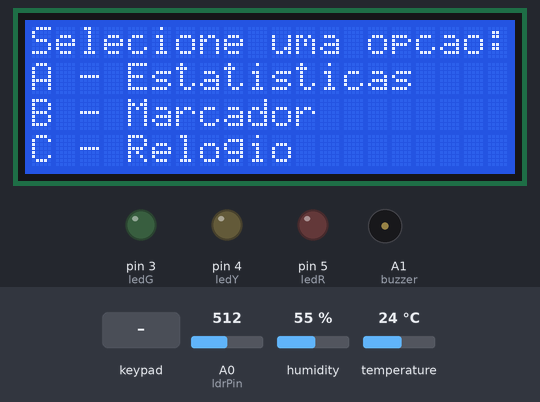
The sketch below on a simulated Arduino Uno, built with avr-gcc and run on an emulated ATmega328P. Shown: 20×4 character LCD, output pins drawn as LEDs (lit = HIGH), buzzer (waves = sounding, pin HIGH). Inputs (shaded band) come from the test bench; at power-on: A0 (ldrPin) = 512, humidity 55 %, temperature 24 °C. The local clock reads 2024-03-15 10:24:30 at power-on unless the sketch sets it; what the sketch prints to the serial monitor is not drawn.

Above: at 9.3 s.
9.4 s: keypad keys 1 3 1 2 1 1 1 0 A pressed 0.4 s apart
At 9.8 s:
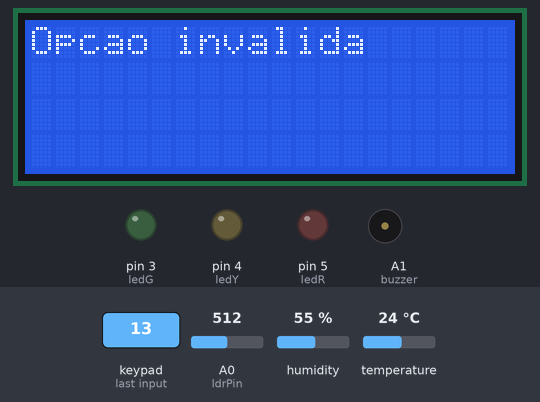
14.5 s: key 'B' pressed
At 16.2 s:
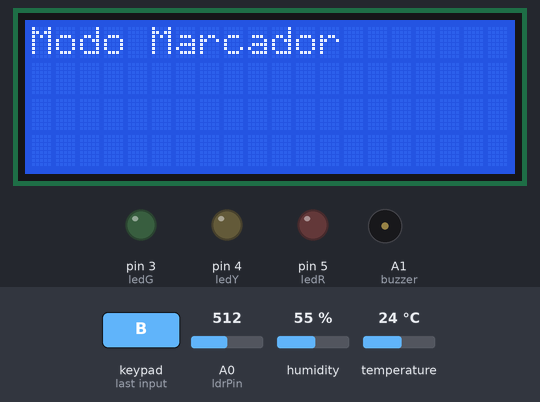
16.8 s: key 'C' pressed
At 17.9 s:
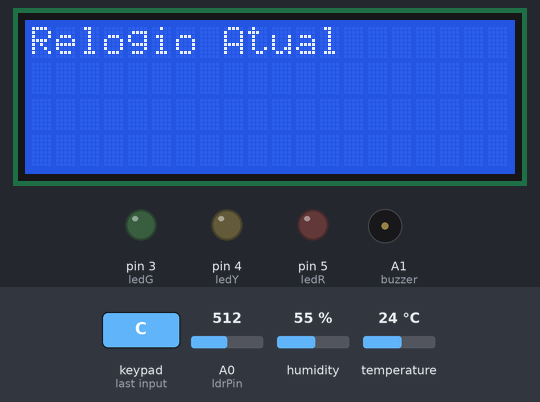
18.3 s: key 'A' pressed
At 19.0 s:
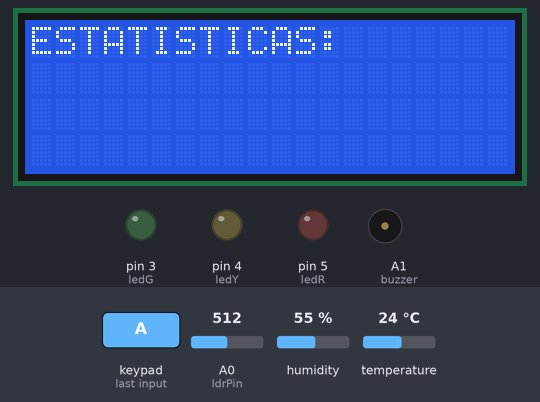
19.8 s: key '1' pressed
At 20.7 s:
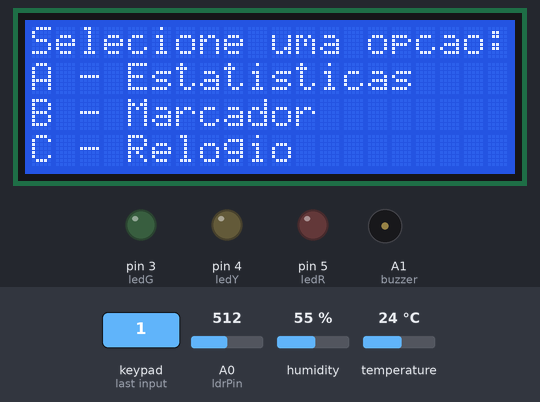
Timing chart, 0 to 22.8 s (numbered marks = the images above; inputs shaded):
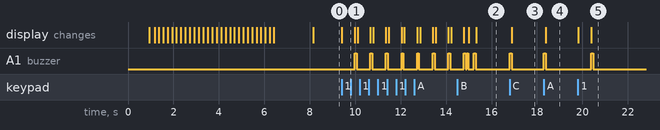

Measured:
- after the input at 9.4 s, A1 (buzzer): alternates HIGH for 0.08 s and LOW for 0.61 s, starting after 0.58 s; the display: changes at once (image 1)
- after the input at 14.5 s, the display: first differs from a run without the input after 0.82 s (image 2)
- after the input at 16.8 s, A1 (buzzer): LOW → HIGH at once, → LOW 0.08 s later; the display: changes after 0.10 s (image 3)
- after the input at 18.3 s, A1 (buzzer): LOW → HIGH at once, → LOW 0.08 s later; the display: changes after 0.10 s (image 4)
- after the input at 19.8 s, A1 (buzzer): LOW → HIGH after 0.59 s, → LOW 0.08 s later; the display: first changes at once (image 5 shows a later state)

The sketch:

sketchComentado.ino
```cpp
// ======================================================
//     SISTEMA DE MONITORAMENTO AMBIENTAL "APAP"
// ======================================================
// Leitura de sensores DHT22 (umidade e temperatura) e LDR (luminosidade),
// exibição em LCD I2C 20x4, armazenamento de alertas na EEPROM,
// navegação via teclado 4x4 e controle de LEDs e buzzer.
// ======================================================

#include <Wire.h>               // Comunicação I2C (RTC e LCD)
#include <RTClib.h>             // Biblioteca para manipular data/hora (RTC DS1307)
#include <DHT.h>                // Biblioteca para sensor DHT22 (temperatura/umidade)
#include <LiquidCrystal_I2C.h>  // Biblioteca para display LCD com interface I2C
#include <Keypad.h>             // Biblioteca para teclado matricial 4x4
#include <EEPROM.h>             // Biblioteca para memória EEPROM (armazenamento persistente)

// ======================================================
// CONFIGURAÇÕES DA EEPROM
// ======================================================

const int maxRecords = 100;       // Número máximo de registros que podem ser armazenados
const int recordSize = 8;         // Cada registro ocupa 8 bytes (timestamp, temp, umid, luz)
int startAddress = 0;             // Endereço inicial da EEPROM
int endAddress = maxRecords * recordSize; // Endereço final
int currentAddress = 0;           // Endereço atual de gravação
int oldAddress = 0;               // Endereço anterior (para controle de sobrescrita)

// ======================================================
// DEFINIÇÕES DE SISTEMA
// ======================================================

#define LOG_OPTION 1              // Ativa o modo de gravação de logs
#define SERIAL_OPTION 1           // Ativa saída serial
#define UTC_OFFSET -3             // Ajuste de fuso horário (Brasil)

// ======================================================
// CONFIGURAÇÃO DOS SENSORES E ATUADORES
// ======================================================

#define DHT22_PIN 2               // Pino do sensor DHT22
#define DHTTYPE DHT22             // Tipo de sensor DHT (modelo DHT22)

const int ledG = 3;               // LED verde (status normal)
const int ledY = 4;               // LED amarelo (atenção)
const int ledR = 5;               // LED vermelho (crítico)
const int buzzer = A1;            // Buzzer no pino analógico A1
const int ldrPin = A0;            // Sensor de luminosidade (LDR)

// ======================================================
// VARIÁVEIS DE CÁLCULO DE MÉDIAS
// ======================================================

int nloops = 0;                   // Contador de leituras realizadas
int somaLdr = 0;                  // Soma das leituras de luminosidade
int somaTemp = 0;                 // Soma das leituras de temperatura
int somaHumi = 0;                 // Soma das leituras de umidade
int mediaLdr = 0;                 // Média final de luminosidade
int mediaTemp = 0;                // Média final de temperatura
int mediaHumi = 0;                // Média final de umidade

// ======================================================
// FLAGS DE ALERTA (ESTADOS DE SENSOR)
// ======================================================

bool flagTempAlta = false;        // Temperatura acima do limite
bool flagTempBaixa = false;       // Temperatura abaixo do limite
bool flagUmidAlta = false;        // Umidade alta
bool flagUmidBaixa = false;       // Umidade baixa
bool flagLumAlta = false;         // Luminosidade excessiva

// ======================================================
// DESENHO DE CARACTERES PERSONALIZADOS PARA O LCD
// ======================================================
// (Cada byte representa uma linha de pixels 5x8)

// Matrizes das letras "A" e "P" divididas em quatro quadrantes
byte A_topleft[8] = {B00000, B00000, B00011, B01111, B11000, B11000, B11000, B11000};
byte A_botleft[8] = {B11111, B11111, B11000, B11000, B11000, B11000, B00000, B00000};
byte A_topright[8] = {B00000, B00000, B11000, B11110, B00011, B00011, B00011, B00011};
byte A_botright[8] = {B11111, B11111, B00011, B00011, B00011, B00011, B00000, B00000};
byte P_topleft[8] = {B00000, B00000, B11111, B11111, B11000, B11000, B11000, B11000};
byte P_botleft[8] = {B11111, B11111, B11000, B11000, B11000, B11000, B00000, B00000};
byte P_topright[8] = {B00000, B00000, B11100, B11110, B00011, B00011, B00011, B00011};
byte P_botright[8] = {B11110, B11100, B00000, B00000, B00000, B00000, B00000, B00000};

// ÍCONES CLIMÁTICOS E DE STATUS
const char fogo[8] PROGMEM = {0b01001,0b10100,0b00010,0b10100,0b00110,0b10111,0b11111,0b11111};
const char gelo[8] PROGMEM = {0b00100,0b01010,0b10101,0b01110,0b10101,0b01010,0b00100,0b00000};
const char gotaMeia[8] PROGMEM = {0b00100,0b01010,0b10001,0b10111,0b11111,0b11111,0b01110,0b00000};
const char gotaVazia[8] PROGMEM = {0b00100,0b01010,0b10001,0b10001,0b10001,0b10001,0b01110,0b00000};
const char gotaCheia[8] PROGMEM = {0b00100,0b01110,0b11111,0b11111,0b11111,0b11111,0b01110,0b00000};
const char sol[8] PROGMEM = {0b00100,0b10101,0b01110,0b11111,0b01110,0b10101,0b00100,0b00000};
const char porSol[8] PROGMEM = {0b10001,0b00010,0b10100,0b11000,0b11101,0b11010,0b11000,0b00100};
const char lua[8] PROGMEM = {0b00110,0b11111,0b10011,0b00001,0b00001,0b10011,0b11111,0b01110};

// Ícones de “arquivo” usados para modo de marcadores
const char arquivoEsq[8] PROGMEM = {0b01111,0b01010,0b01011,0b01000,0b01011,0b01010,0b01010,0b01111};
const char arquivoDir[8] PROGMEM = {0b11100,0b00110,0b11101,0b00001,0b11101,0b00101,0b00101,0b11111};

// ======================================================
// INSTÂNCIAS DE HARDWARE
// ======================================================

LiquidCrystal_I2C lcd(0x27, 20, 4);  // LCD I2C no endereço 0x27
RTC_DS1307 RTC;                      // Relógio de tempo real DS1307
DHT dht22(DHT22_PIN, DHTTYPE);       // Sensor DHT22 de temperatura/umidade

// ======================================================
// CONFIGURAÇÃO DO TECLADO 4x4
// ======================================================

const byte ROWS = 4;                 // Número de linhas
const byte COLS = 4;                 // Número de colunas
char keys[ROWS][COLS] = {            // Mapeamento das teclas
  {'1','2','3','A'},
  {'4','5','6','B'},
  {'7','8','9','C'},
  {'*','0','#','D'}
};
byte rowPins[ROWS] = {13,12,11,10};  // Pinos das linhas
byte colPins[COLS] = {9,8,7,6};      // Pinos das colunas
Keypad teclado = Keypad(makeKeymap(keys), rowPins, colPins, ROWS, COLS);

// ======================================================
// VARIÁVEIS DE CONTROLE DE TEMPO
// ======================================================

unsigned long lastSensorMillis = 0;          // Guarda o tempo da última leitura
const unsigned long sensorInterval = 1000;   // Intervalo entre leituras (1 segundo)

// ======================================================
// ENUMERAÇÃO DE MODOS DE OPERAÇÃO
// ======================================================

enum Modo { MENU_PRINCIPAL, ESTATISTICAS, MARCADOR, RELOGIO, MARCADORES };
Modo modoAtual = MENU_PRINCIPAL;             // Estado inicial do sistema

// ======================================================
// FUNÇÕES DE SUPORTE
// ======================================================

// Carrega um caractere armazenado em PROGMEM para o LCD
void loadGlyphFromProgmem(byte slot, const char* glyphPROGMEM) {
    byte buffer[8];
    memcpy_P(buffer, glyphPROGMEM, 8);
    lcd.createChar(slot, buffer);
}

// Carrega ícones usados no modo de marcadores
void carregarIconesMarcadores() {
    loadGlyphFromProgmem(6, arquivoEsq);
    loadGlyphFromProgmem(7, arquivoDir);
}

// Carrega ícones usados no modo estatísticas
void carregarIconesEstatisticas() {
    loadGlyphFromProgmem(0, fogo);
    loadGlyphFromProgmem(1, gelo);
    loadGlyphFromProgmem(2, gotaCheia);
    loadGlyphFromProgmem(3, gotaVazia);
    loadGlyphFromProgmem(6, gotaMeia);
    loadGlyphFromProgmem(4, sol);
    loadGlyphFromProgmem(7, porSol);
    loadGlyphFromProgmem(5, lua);
}

// Atualiza o endereço da próxima gravação na EEPROM
void getNextAddress() {
  currentAddress += recordSize;
  if (currentAddress >= endAddress) {
    currentAddress = 0;       // Reinicia o ciclo de gravação
    oldAddress += recordSize; // Avança marcador de dados antigos
  }
}

// Limpa completamente a EEPROM
void limparEEPROM() {
  lcd.clear();
  lcd.setCursor(0, 1);
  lcd.print(F("Limpando EEPROM..."));

  for (int i = 0; i < endAddress; i++) {
    EEPROM.update(i, 0xFF);  // Substitui cada byte por FF (padrão vazio)
  }

  currentAddress = 0;
  lcd.setCursor(0, 2);
  lcd.print(F("Concluido!"));
  delay(1000);
}

// Exibe o menu principal
void mostrarMenuPrincipal() {
  lcd.clear();
  lcd.setCursor(0, 0); lcd.print(F("Selecione uma opcao:"));
  lcd.setCursor(0, 1); lcd.print(F("A - Estatisticas"));
  lcd.setCursor(0, 2); lcd.print(F("B - Marcador"));
  lcd.setCursor(0, 3); lcd.print(F("C - Relogio"));
}

// Lê e exibe os logs salvos na EEPROM (modo debug)
void get_log() {
  for (int address = startAddress; address < endAddress; address += recordSize) {
    unsigned long timeStamp;
    int tempC;
    byte humi, lumPercent;

    // Lê o registro
    EEPROM.get(address, timeStamp);
    EEPROM.get(address + 4, tempC);
    EEPROM.get(address + 6, humi);
    EEPROM.get(address + 7, lumPercent);

    // Ignora posições vazias
    if (timeStamp != 0xFFFFFFFF && timeStamp != 0) {
      DateTime dt = DateTime(timeStamp);
      Serial.print(dt.timestamp(DateTime::TIMESTAMP_FULL));
      Serial.print("\t");
      Serial.print(tempC); Serial.print("C\t");
      Serial.print(humi); Serial.print("%\t");
      Serial.print(lumPercent); Serial.println("%");
    }
  }
}

// Verifica se a tecla pressionada é válida
void verificaTecla(char tecla){
  if (tecla != 'A' && tecla != 'B' && tecla != 'C' && tecla != 'D' && tecla != '#' && tecla != '*') {
    lcd.clear();
    lcd.setCursor(0, 0);
    lcd.print(F("Opcao invalida"));
    delay(500);
    modoAtual = MENU_PRINCIPAL;
    mostrarMenuPrincipal();
  }
}

// Limpa uma linha do LCD (usado em animações)
void clearLine(int line) {
  lcd.setCursor(0, line);
  lcd.print("                    "); // 20 espaços
}

// Animação inicial "APAP"
void animarAPAP() {
  int larguraTexto = 8; // 4 letras x 2 colunas cada
  int larguraLCD = 20;
  for (int pos = larguraLCD; pos >= -larguraTexto; pos--) {
    clearLine(1);
    clearLine(2);
    int startIndex = max(0, -pos);
    int startCol = max(0, pos);
    int drawCols = min(larguraTexto - startIndex, larguraLCD - startCol);
    lcd.setCursor(startCol, 1);
    for (int i = 0; i < drawCols; i++) lcd.write(i);
    delay(150);
  }
}

// ======================================================
// SETUP - INICIALIZAÇÃO
// ======================================================

void setup() {
  if (SERIAL_OPTION) Serial.begin(9600);
  Wire.begin();
  RTC.begin();
  dht22.begin();
  lcd.init();
  lcd.backlight();
  lcd.clear();
  lcd.print(F("Sistema iniciado"));
  delay(800);

  // Cria os caracteres personalizados (letras A e P)
  lcd.createChar(0, A_topleft);
  lcd.createChar(1, A_botleft);
  lcd.createChar(2, A_topright);
  lcd.createChar(3, A_botright);
  lcd.createChar(4, P_topleft);
  lcd.createChar(5, P_botleft);
  lcd.createChar(6, P_topright);
  lcd.createChar(7, P_botright);

  animarAPAP();   // Mostra animação de inicialização
  delay(1500);
  lcd.clear();

  // Define os pinos dos LEDs e buzzer
  pinMode(ledG, OUTPUT);
  pinMode(ledY, OUTPUT);
  pinMode(ledR, OUTPUT);
  pinMode(buzzer, OUTPUT);
  digitalWrite(buzzer, LOW);

  for (int i = 6; i <= 13; i++) pinMode(i, INPUT_PULLUP);

  mostrarMenuPrincipal();
  Serial.println(F("Iniciando gravacao de dados..."));
}

// ======================================================
// LOOP PRINCIPAL
// ======================================================

void loop() {
  // Lê o horário atual do RTC
  DateTime now = RTC.now();
  unsigned long epoch = now.unixtime() + (UTC_OFFSET * 3600);
  DateTime adjustedTime = DateTime(epoch);

  // --- LEITURA DOS SENSORES ---
  float humi = dht22.readHumidity();
  float tempC = dht22.readTemperature();
  int ldrValue = analogRead(ldrPin);

  // Converte LDR em porcentagem (0 a 100%)
  int lumPercent = map(ldrValue, 0, 1023, 100, 0);
  lumPercent = constrain(lumPercent, 0, 100);

  // Calcula médias móveis a cada 10 leituras
  somaLdr += lumPercent;
  somaTemp += tempC * 10;
  somaHumi += humi * 10;
  nloops++;
  if (nloops >= 10) {
    mediaTemp = (somaTemp / nloops) * 10;
    mediaHumi = (somaHumi / nloops) * 10;
    mediaLdr  = somaLdr / nloops;
    nloops = somaLdr = somaTemp = somaHumi = 0;
  }

  // --- LEITURA DO TECLADO ---
  char tecla = teclado.getKey();
  if (tecla) {
    verificaTecla(tecla);
    digitalWrite(buzzer, HIGH);
    delay(80);
    digitalWrite(buzzer, LOW);
  }

  // --- TROCA DE MODOS ---
  if (tecla == 'A') { modoAtual = ESTATISTICAS; lcd.clear(); lcd.print(F("ESTATISTICAS:")); delay(200); }
  else if (tecla == 'B') { modoAtual = MARCADOR; lcd.clear(); lcd.print(F("Modo Marcador")); }
  else if (tecla == 'C') { modoAtual = RELOGIO; lcd.clear(); lcd.print(F("Relogio Atual")); }
  else if (tecla == '*') { modoAtual = MENU_PRINCIPAL; mostrarMenuPrincipal(); }

  // --- EXIBIÇÃO DE DADOS ---
  unsigned long agora = millis();

  // (A continuação exibe dados e alertas no LCD,
  // grava registros críticos na EEPROM,
  // e mostra o relógio conforme o modo selecionado)
}
```
